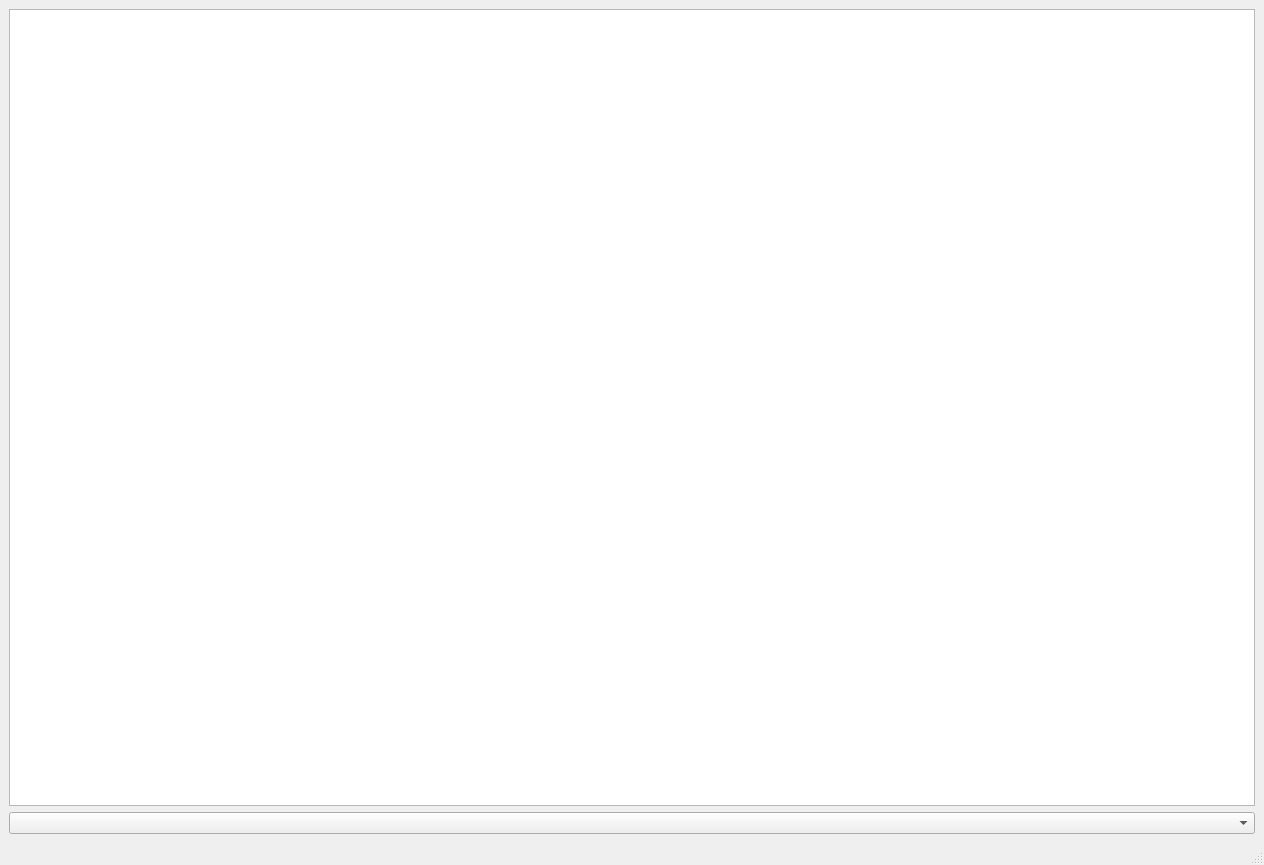
<?xml version="1.0" encoding="UTF-8"?>
<ui version="4.0">
 <class>MainWindow</class>
 <widget class="QMainWindow" name="MainWindow">
  <property name="enabled">
   <bool>true</bool>
  </property>
  <property name="geometry">
   <rect>
    <x>0</x>
    <y>0</y>
    <width>1264</width>
    <height>865</height>
   </rect>
  </property>
  <property name="sizePolicy">
   <sizepolicy hsizetype="Expanding" vsizetype="Expanding">
    <horstretch>0</horstretch>
    <verstretch>0</verstretch>
   </sizepolicy>
  </property>
  <property name="windowTitle">
   <string>MainWindow</string>
  </property>
  <widget class="QWidget" name="centralwidget">
   <layout class="QGridLayout" name="gridLayout_4">
    <item row="1" column="0">
     <widget class="QgsMapLayerComboBox" name="mMapLayerComboBox_2"/>
    </item>
    <item row="0" column="0">
     <widget class="QGraphicsView" name="graphicsView"/>
    </item>
   </layout>
  </widget>
  <widget class="QMenuBar" name="menubar">
   <property name="geometry">
    <rect>
     <x>0</x>
     <y>0</y>
     <width>1264</width>
     <height>26</height>
    </rect>
   </property>
  </widget>
  <widget class="QStatusBar" name="statusbar"/>
 </widget>
 <customwidgets>
  <customwidget>
   <class>QgsMapLayerComboBox</class>
   <extends>QComboBox</extends>
   <header>qgsmaplayercombobox.h</header>
  </customwidget>
 </customwidgets>
 <resources/>
 <connections/>
</ui>
